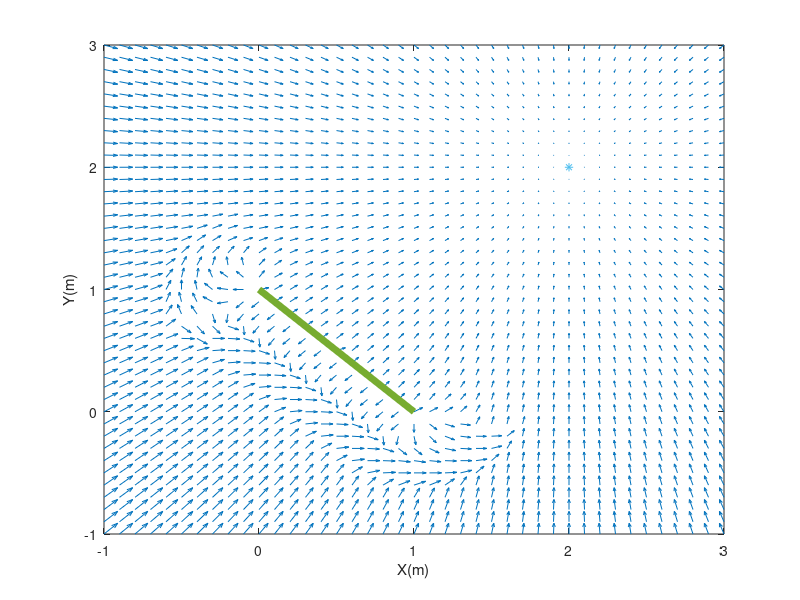

Write MATLAB code to recreate this figure.
function VelocityField_LineGraph

    droneR=0.1; % drone r
    dangerR=0.5; % danger zone R
    w=1.5; % sensor zone wR

    k = -1;
    b = 1;
    
    obs_1 = [0 1];
    obs_2 = [1 0];
    obs = 0.5*obs_1 + 0.5*obs_2;
    
    goal = [2 2];
    
    [X,Y] = meshgrid(-1:0.1:3);
    
    dim = size(X);
    dis2o = zeros(dim);
    dis2t = zeros(dim);
    
    angle_t = zeros(dim);
    angle_o = zeros(dim);
    angle_g = zeros(dim);

    for xi = 1:dim
        for yi = 1:dim
            dis2t(xi,yi) = norm([X(xi,yi) Y(xi,yi)] - goal(1,:));
            % case 1 base on obs_1 and obs_2
            dis2o1 = norm([X(xi,yi) Y(xi,yi)] - obs_1(1,:));
            dis2o2 = norm([X(xi,yi) Y(xi,yi)] - obs_2(1,:));
            if dis2o1 <= w*dangerR && Y(xi,yi) >= X(xi,yi)+1
                vec2t = goal(1,:) - [X(xi,yi) Y(xi,yi)];
                angle_t(xi,yi) = rad2deg(atan2(vec2t(1,2), vec2t(1,1)));
                
                dis2o(xi,yi) = dis2o1;
                vec2o =  [X(xi,yi) Y(xi,yi)] - obs_1(1,:); % direction from obs to pos
                angle_o(xi,yi) = rad2deg(atan2(vec2o(1,2), vec2o(1,1)));
                theta_g = angleConversion(angle_o(xi,yi) -90);
                if abs(theta_g - angle_t(xi,yi)) <= 90
                    angle_g(xi,yi) = theta_g;
                else
                    angle_g(xi,yi) = angleConversion(theta_g + 180);
                end
            elseif dis2o2 <= w*dangerR && Y(xi,yi) <= X(xi,yi)-1
                vec2t = goal(1,:) - [X(xi,yi) Y(xi,yi)];
                angle_t(xi,yi) = rad2deg(atan2(vec2t(1,2), vec2t(1,1)));
                
                dis2o(xi,yi) = dis2o2;
                vec2o =  [X(xi,yi) Y(xi,yi)] - obs_2(1,:); % direction from obs to pos
                angle_o(xi,yi) = rad2deg(atan2(vec2o(1,2), vec2o(1,1)));
%                 theta_g = angleConversion(angle_o(xi,yi) -90);
%                 if abs(theta_g - angle_t(xi,yi)) <= 90
%                     angle_g(xi,yi) = theta_g;
%                 else
%                     angle_g(xi,yi) = angleConversion(theta_g + 180);
%                 end
            else
                % dis2o case 2 base on obs_on
                y1= Y(xi,yi);
                x1= X(xi,yi);
                x2 = (k*y1+x1-k*b)/(1+k*k);
                y2 = k*x2+b;
                if x2>= 0 && x2 <= 1
                    obs_on = [x2 y2];
                elseif x2 <0
                    obs_on = obs_2;
                elseif x2>1
                    obs_on = obs_1;
                end
                dis2o(xi,yi) = norm([X(xi,yi) Y(xi,yi)] - obs_on(1,:));
                vec2t = goal(1,:) - [X(xi,yi) Y(xi,yi)];
                angle_t(xi,yi) = rad2deg(atan2(vec2t(1,2), vec2t(1,1)));
            
                if dis2o(xi,yi) <= w*dangerR
                    vec2o =  [X(xi,yi) Y(xi,yi)] - obs_on(1,:); % direction from obs to pos
                    angle_o(xi,yi) = rad2deg(atan2(vec2o(1,2), vec2o(1,1)));
%                     theta_g = angleConversion(angle_o(xi,yi) -90);
    %                 if abs(theta_g - angle_t(xi,yi)) <= 90
    %                     angle_g(xi,yi) = theta_g;
    %                 else
    %                     angle_g(xi,yi) = angleConversion(theta_g + 180);
    %                 end
                end
            end
        end
    end
    
    alpha = 0*(dis2o<=droneR)+0*(dis2o>droneR&dis2o<=dangerR)+(1-cos(pi*(dis2o-dangerR)/(w*dangerR-dangerR)))/2.*(dis2o>dangerR&dis2o<=w*dangerR)+1*(dis2o>w*dangerR);
    beta = 1*(dis2o<=droneR)+(1+cos(pi*(dis2o-droneR)/(dangerR-droneR)))/2.*(dis2o>droneR&dis2o<=dangerR)+0*(dis2o>dangerR&dis2o<=w*dangerR)+0*(dis2o>w*dangerR);
    gamma = 0*(dis2o<=droneR)+(1-cos(pi*(dis2o-droneR)/(dangerR-droneR)))/2.*(dis2o>droneR&dis2o<=dangerR)+(1+cos(pi*(dis2o-dangerR)/(w*dangerR-dangerR)))/2.*(dis2o>dangerR&dis2o<=w*dangerR)+0*(dis2o>w*dangerR);
    
    for xi=1:dim
        for yi=1:dim
            % if the obstacle and target in the opposite sides
            if abs(angle_t(xi,yi) - angle_o(xi,yi)) < 90
                alpha(xi,yi) = 1;
                gamma(xi,yi) = 0;
            end
        end
    end
    
%     a_scale = 100;
%     attr = a_scale.*sqrt((X-goal(1)).^2+(Y-goal(2)).^2); % attr_potential
%     normA = attr - min(attr(:));
%     attr = normA ./ max(normA(:)); %
%     r_scale = 100;
%     repu = r_scale./dis2o;
%     repu(repu>500) = 500; 
%     normA = repu - min(repu(:));
%     repu = normA ./ max(normA(:)); %
%     g_scale = 100;
%     guide = g_scale*gamma;
%     
%     total = attr + repu + guide;
%     normA = total - min(total(:));
%     Z = normA ./ max(normA(:)); % 
%     figure;
%     surf(X,Y,Z);
    
    dx = alpha.*cosd(angle_t) + beta.*sind(90-angle_o) + gamma.*cosd(angle_g);
    dy = alpha.*sind(angle_t) + beta.*cosd(90-angle_o) + gamma.*sind(angle_g);

    theta = rad2deg(atan2(dy,dx));
    normA = dis2t - min(dis2t(:)); % normlization
    normA = normA ./ max(normA(:));
    u = 10.*cosd(theta).*normA;
    v = 10.*sind(theta).*normA;

    figure
    quiver(X,Y,u,v);
    hold on;
    plot(obs_1,obs_2,'LineWidth',5);
%     plot(obs(1,1), obs(1,2),'d');
    plot(goal(1,1), goal(1,2),'*');
    xlabel('X(m)');
    ylabel('Y(m)');
end


%limite input theta within [-180,180)
function theta = angleConversion(theta)
    theta = theta + 180;
    while theta >= 360 || theta < 0
        multiple = floor(theta/360);
        theta = theta - (multiple)*360;
    end
    theta = theta - 180;
end